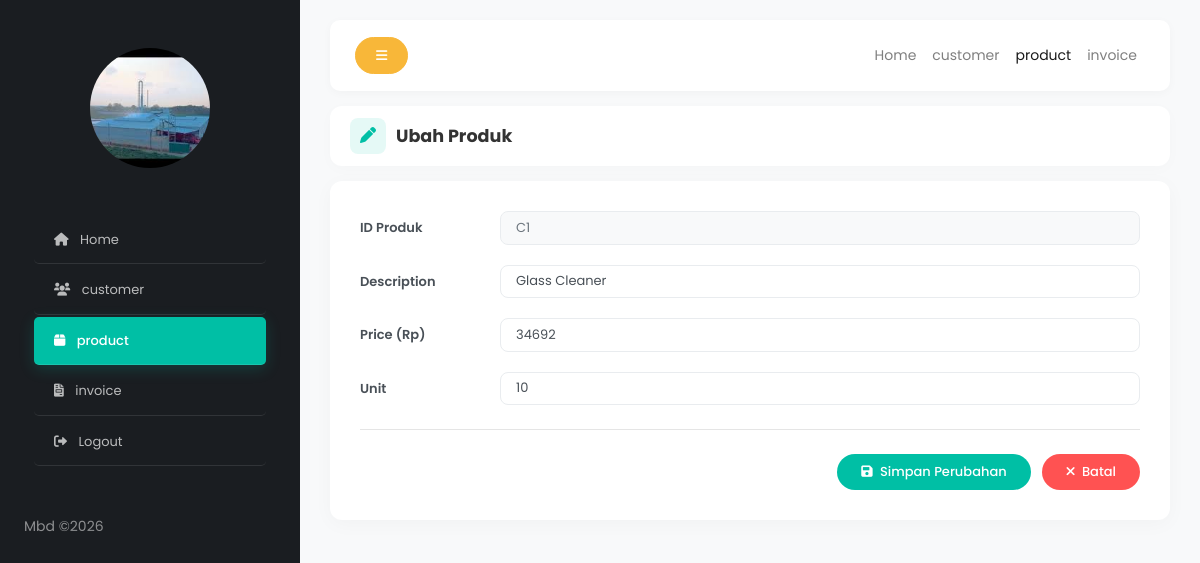
Screenshot of /product/productubah.php?product_id=C1 with the database file from the repository.
### tables this page shows
CREATE TABLE `product` (
  `product_id` varchar(5) NOT NULL,
  `description` varchar(25) NOT NULL,
  `price` varchar(20) NOT NULL,
  `unit` int(10) NOT NULL
);

### product/productubah.php (the view, shortened to what this page needs)
<?php
    include '../koneksi.php';
    $query = mysqli_query($conn, "SELECT * FROM product WHERE product_id = '$_GET[product_id]'");
    $data = mysqli_fetch_array($query);
?>
<!doctype html>
<html lang="en">
  <head>
    <link rel="stylesheet" href="https://cdnjs.cloudflare.com/ajax/libs/font-awesome/6.0.0-beta3/css/all.min.css">
    <link rel="stylesheet" href="https://stackpath.bootstrapcdn.com/bootstrap/4.5.2/css/bootstrap.min.css">
    <link rel="stylesheet" href="../css/style.css">
  </head>
  <body>
    <div class="wrapper d-flex align-items-stretch">
      <nav id="sidebar">
        <div class="p-4 pt-5">
          <a href="#" class="img logo rounded-circle mb-5" style="background-image: url(../images/bengkel.png);"></a>
          <ul class="list-unstyled components mb-5">
            <li><a href="../home.php"><i class="fa-solid fa-home mr-2"></i> Home</a></li>
            <li><a href="../customer/customerlihat.php"><i class="fa-solid fa-users mr-2"></i> customer</a></li>
            <li class="active"><a href="../product/productlihat.php" aria-expanded="false"><i class="fa-solid fa-box mr-2"></i> product</a></li>
            <li><a href="../invoice/invoicelihat.php"><i class="fa-solid fa-file-invoice mr-2"></i> invoice</a></li>
            <li><a href="../index.php" onclick="return confirm('yakin keluar?')"><i class="fa-solid fa-sign-out-alt mr-2"></i> Logout</a></li>
          </ul>
          <div class="footer">
            <p>Mbd &copy;<script>document.write(new Date().getFullYear());</script> <br> <i class="icon-heart" aria-hidden="true"></i></p>
          </div>
        </div>
      </nav>
      <div id="content">
        <nav class="navbar navbar-expand-lg navbar-light">
          <div class="container-fluid">
            <button type="button" id="sidebarCollapse" class="btn btn-primary">
              <i class="fa-solid fa-bars"></i>
            </button>
            <div class="collapse navbar-collapse" id="navbarSupportedContent">
              <ul class="nav navbar-nav ml-auto">
                <li class="nav-item"><a class="nav-link" href="../home.php">Home</a></li>
                <li class="nav-item"><a class="nav-link" href="../customer/customerlihat.php">customer</a></li>
                <li class="nav-item active"><a class="nav-link" href="../product/productlihat.php">product</a></li>
                <li class="nav-item"><a class="nav-link" href="../invoice/invoicelihat.php">invoice</a></li>
              </ul>
            </div>
          </div>
        </nav>
        <div class="page-title-box d-flex justify-content-between align-items-center">
            <h3><span class="icon-wrapper"><i class="fa-solid fa-pen"></i></span> Ubah Produk</h3>
        </div>
        <div class="form-card">
            <form action="" method="post">
                <div class="modern-input-group">
                    <label>ID Produk</label>
                    <input type="text" name="product_id" value="<?php echo $data['product_id'] ?>" class="form-control" readonly>
                </div>
                <div class="modern-input-group">
                    <label>Description</label>
                    <input type="text" name="description" value="<?php echo $data['description'] ?>" class="form-control" required>
                </div>
                <div class="modern-input-group">
                    <label>Price (Rp)</label>
                    <input type="number" name="price" value="<?php echo $data['price'] ?>" class="form-control" required>
                </div>
                <div class="modern-input-group">
                    <label>Unit</label>
                    <input type="text" name="unit" value="<?php echo $data['unit'] ?>" class="form-control" required>
                </div>
                <hr class="mt-4 mb-4">
                <div class="mt-4" style="text-align: right;">
                    <button type="submit" name="proses" class="btn btn-accent rounded-pill px-4 mr-2"><i class="fa-solid fa-save mr-1"></i> Simpan Perubahan</button>
                    <a href="productlihat.php" class="btn btn-danger rounded-pill px-4"><i class="fa-solid fa-times mr-1"></i> Batal</a>
                </div>
            </form>
        </div>
      </div>
    </div>
  </body>
</html>

### product/productubah.php (style rules this page uses)
body { background-color: #f8f9fa; font-family: 'Poppins', sans-serif; }
:root { --accent-color: #00bfa5; --accent-hover: #00a08a; --sidebar-bg: #1a1d21; --light-text: rgba(255, 255, 255, 0.7); }
#sidebar { background: var(--sidebar-bg); }
#sidebar ul li a { font-size: 13px; color: var(--light-text); padding: 12px 20px; transition: all 0.3s; border-radius: 5px; margin: 2px 10px; }
#sidebar ul li.active>a { background: var(--accent-color); color: #fff !important; font-weight: 500; box-shadow: 0 4px 15px rgba(0,191,165,0.2); }
#content { background-color: #f8f9fa; padding: 20px 30px !important; }
.navbar { background: #fff; border: none; box-shadow: 0 2px 10px rgba(0,0,0,0.03); border-radius: 10px; margin-bottom: 15px; }
.page-title-box { background: #fff; padding: 12px 20px; border-radius: 12px; box-shadow: 0 3px 15px rgba(0,0,0,0.02); margin-bottom: 15px; }
.page-title-box h3 { margin: 0; font-size: 1.1rem; color: #333; font-weight: 700; display: flex; align-items: center; gap: 10px; }
.page-title-box .icon-wrapper { background: rgba(0, 191, 165, 0.1); color: var(--accent-color); padding: 6px 10px; border-radius: 8px; font-size: 1rem; }
.form-card { background: #fff; padding: 30px; border-radius: 12px; box-shadow: 0 4px 20px rgba(0,0,0,0.03); }
.modern-input-group { display: flex; align-items: center; margin-bottom: 20px; }
.modern-input-group label { width: 140px; font-weight: 600; color: #495057; margin-bottom: 0; font-size: 13px; }
.modern-input-group .form-control { flex: 1; border-radius: 8px; border: 1px solid #e9ecef; padding: 10px 15px; font-size: 13px; transition: 0.3s; }
.modern-input-group .form-control[readonly] { background-color: #f8f9fa; color: #6c757d; }
.btn { font-weight: 500; border-radius: 20px; font-size: 13px; padding: 8px 20px; }
.btn-accent { background-color: var(--accent-color); color: #fff; border: none; }
.btn-danger { background-color: #ff5252; border: none; }

### rows the page displays
product: product_id "C1", description "Glass Cleaner", price "34692", unit "10"
